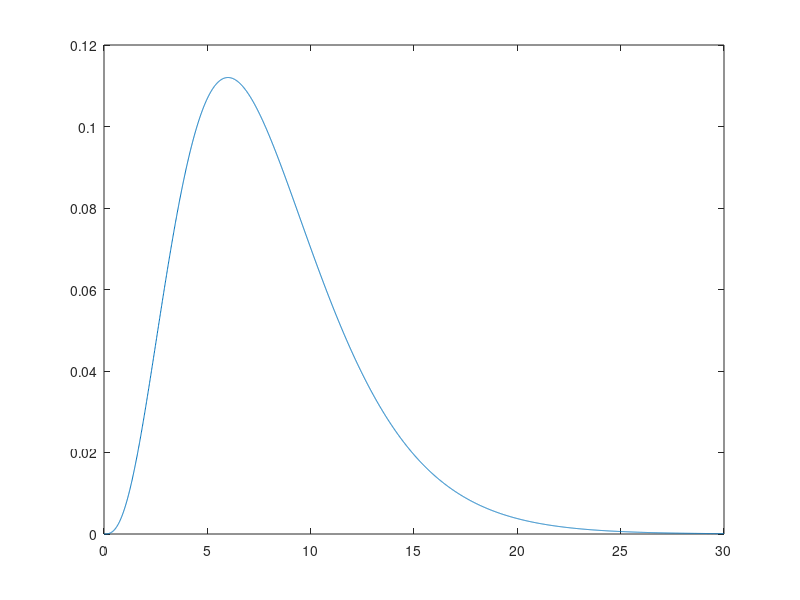
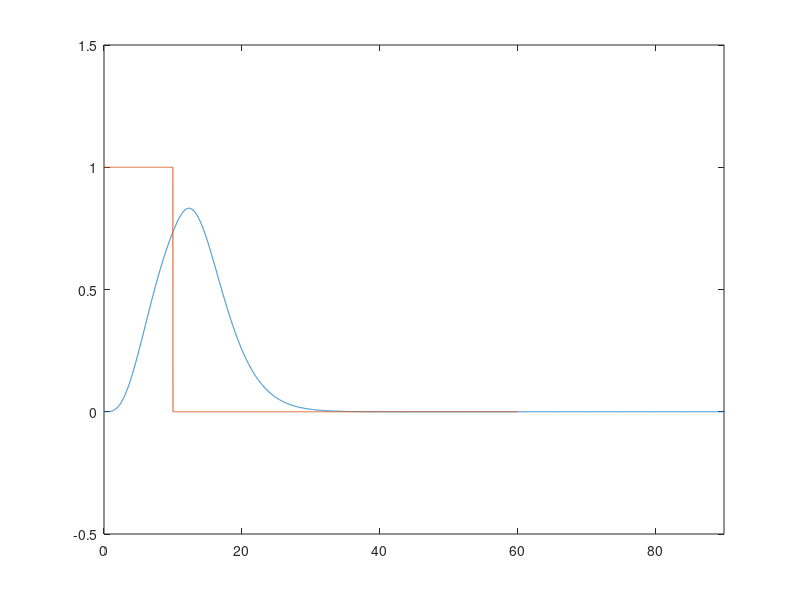

Reproduce these figures in MATLAB, in order.
%% Gamma function hrf proposed by Boynton et al. (1996)

% Clear all workspaces
clear all;
close all;

% Set the parameter values of the hrf
T0 = 0; % Lag between stimulus presentation and the initial rise in the BOLD response
n = 4; lambda = 2; % Determine the shape of the hrf

% peak = T0+(n-1)*lambda; % Peak of the hrf

% Define the time axis, i.e., from 0 to 30 sec in .01 sec increments
thrf = 0:0.01:30;

% Create the hrf
hrf = ((thrf-T0).^(n-1)).*exp(-(thrf-T0)/lambda)/((lambda^n)*factorial(n-1));
% C = trapz(thrf, hrf); % Check that hrf is normalized

% Plot the hrf
figure(1); plot(thrf,hrf); axis([0 30 0 0.12]);

% Define the boxcar function (boxcar models of hypothetical neural
% activation that persist for 10 seconds)
tbox = 0:0.01:60;
box = [ones(1,1001), zeros(1,5000)];

% Compute the convolution. Divide by 100 to set time unit at .01 sec
tBOLD=0:0.01:((length(hrf)+length(box)-1)-1)/100;
BOLD = conv(box,hrf)/100;

% Plot the predicted BOLD response
figure(2); plot(tBOLD,BOLD,tbox,box);axis([0 ((length(hrf)+length(box)-1)-1)/100 -0.5 1.5]);

% As the duration of the neural activation increases, the predicted BOLD
% response grows in magnitude. Once saturation is reached, the BOLD
% response remains at this high level as long as the neural activation
% persists. After the neural activation ceases, the BOLD response slowly
% decays back to its baseline level.